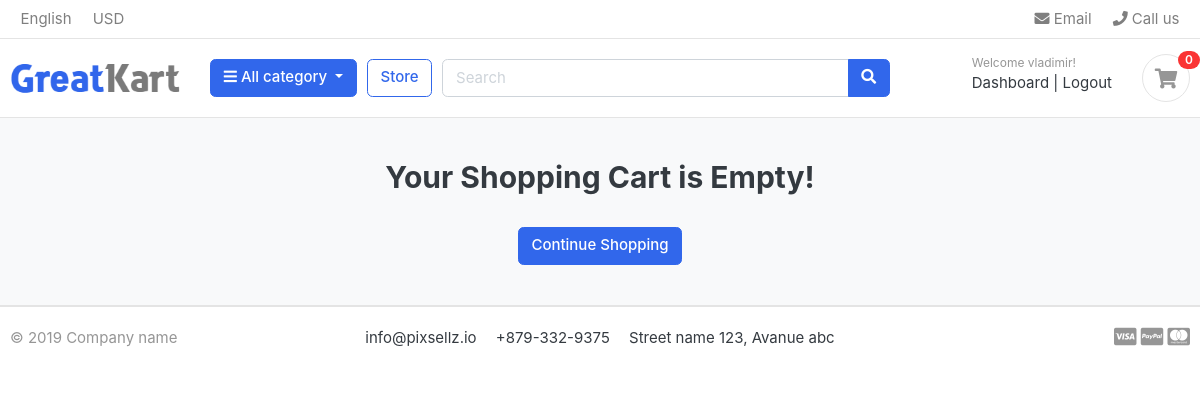
Before: /cart/ (signed in) with the older database file.
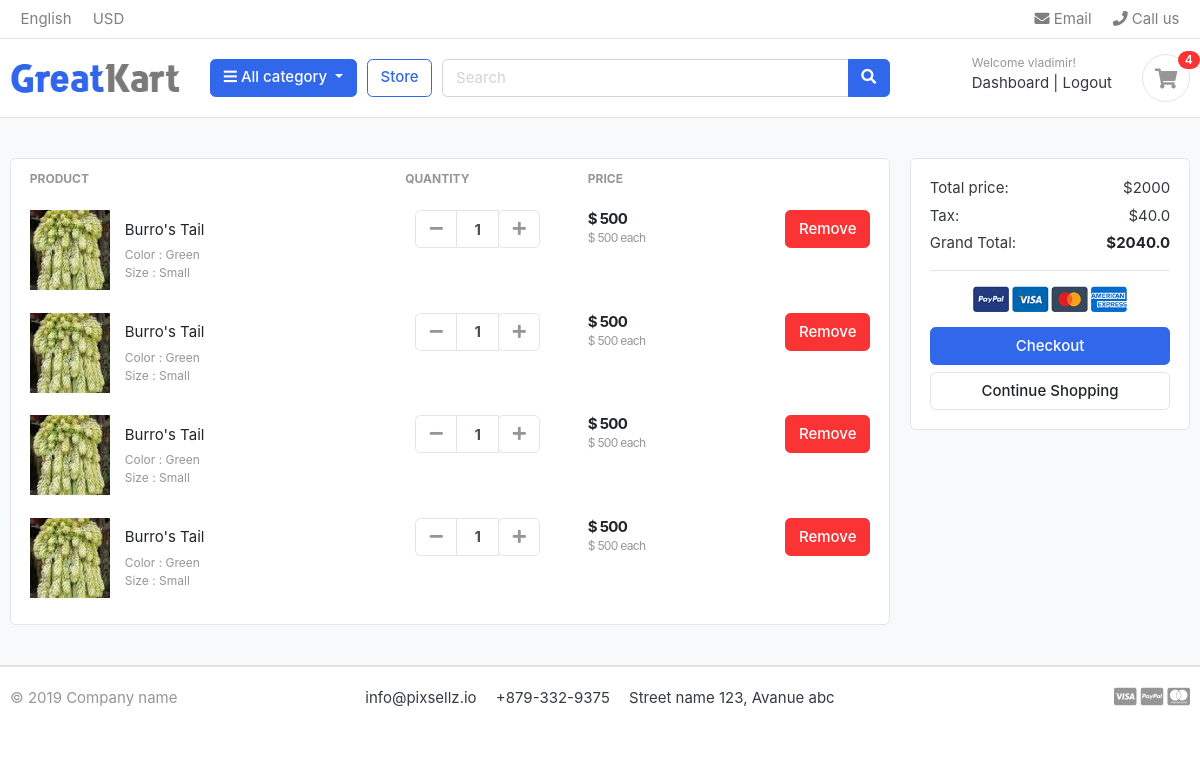
After: the same page with the newer database file.
### accounts/models.py (models this page shows, shortened)
class Account(AbstractBaseUser):
    first_name=models.CharField(max_length=50)
    last_name=models.CharField(max_length=50)
    username=models.CharField(max_length=50, unique=True)
    email=models.EmailField(max_length=100, unique=True)
    phone_number=models.CharField(max_length=50)
    date_joined=models.DateTimeField(auto_now_add=True)
    last_login=models.DateTimeField(auto_now_add=True)
    is_admin=models.BooleanField(default=False)
    is_staff=models.BooleanField(default=False)
    is_active=models.BooleanField(default=False)
    is_superadmin=models.BooleanField(default=False)
    USERNAME_FIELD= 'email'
    REQUIRED_FIELDS=['username','first_name','last_name']
    objects=MyAccountManager()

### carts/models.py (models this page shows, shortened)
class CartItem (models.Model):
    user    = models.ForeignKey(Account, on_delete=models.CASCADE, null =True)
    product =  models.ForeignKey(Product, on_delete=models.CASCADE)
    variations = models.ManyToManyField(Variation, blank=True)#many products many variations
    cart    =  models.ForeignKey(Cart, on_delete=models.CASCADE,null=True)
    quantity=  models.IntegerField()
    is_active= models.BooleanField(default=True)
    def sub_total(self):
        return self.product.price * self.quantity

### store/models.py (models this page shows, shortened)
class Product(models.Model):
    product_name    =   models.CharField(max_length=200, unique=True)
    slug            =   models.SlugField(max_length=200, unique=True)
    description     =   models.TextField(max_length=500, blank=True)
    price           =   models.IntegerField()
    images          =   models.ImageField(upload_to='photos/products')
    stock           =   models.IntegerField()
    is_available    =   models.BooleanField(default=True)
    category        =   models.ForeignKey(Category,on_delete=models.CASCADE)
    created_date    =   models.DateTimeField(auto_now_add=True)
    modified_date   =   models.DateTimeField(auto_now=True)
    def get_url(self):
        return reverse('product_detail', args=[self.category.slug, self.slug])

class Variation(models.Model):
    product                 = models.ForeignKey(Product, on_delete=models.CASCADE)
    variation_category      = models.CharField(max_length=200, choices = variation_category_choice)
    variation_value         = models.CharField(max_length=100)
    is_active               = models.BooleanField(default=True)
    created_date            = models.DateTimeField(auto_now=True)
    objects = VariationManager()

### carts/views.py (the view)
# urls.py: path('', views.cart, name='cart'),
def cart(request, total=0, quantity=0, cart_items=None):
    try:
        tax=0
        grand_total=0
        if request.user.is_authenticated:
            cart_items=CartItem.objects.filter(user=request.user,is_active=True)
        else:
            cart  =  Cart.objects.get(cart_id=_cart_id(request))
            cart_items = CartItem.objects.filter(cart=cart,is_active=True)
        for cart_item in  cart_items:
            total += (cart_item.product.price * cart_item.quantity)
            quantity+= cart_item.quantity
        tax         =(2*total)/100
        grand_total  = total + tax
    except ObjectDoesNotExist:
        pass # just ignore it
    context ={
        'total'          :total,
        'quantity'      :quantity,
        'cart_items'    : cart_items,
        'tax'           : tax,
        'grand_total'   : grand_total,
    }
    return render(request, 'store/cart.html', context)

### templates/store/cart.html (shortened to what this page needs)
{% extends 'base.html' %}
{%load static%}
{%block content%}
<section class="section-content padding-y bg">
    <div class="container">
    {% if not cart_items %}
    <h2 class="text-center">Your Shopping Cart is Empty! </h2>
    <br>
    <div class="text-center">
         <a href = "{% url 'store' %}" class= "btn btn-primary"> Continue Shopping </a>
    </div>
    {%else%}
    <div class="row">
        <aside class="col-lg-9">
            <div class="card">
                <table class="table table-borderless table-shopping-cart">
                    <thead class="text-muted">
                        <tr class="small text-uppercase">
                            <th scope="col">Product</th>
                            <th scope="col" width="120">Quantity</th>
                            <th scope="col" width="120">Price</th>
                            <th scope="col" class="text-right" width="200"> </th>
                         </tr>
                    </thead>
                    <tbody>
                        {% for cart_item in cart_items %}
                        <tr>
                           <td>
                                <figure class="itemside align-items-center">
                                     <div class="aside">
                                        <img src="{{ cart_item.product.images.url }}" class="img-sm">
                                    </div>
                                    <figcaption class="info">
                                        <a href="{{  cart_item.product.get_url }}" class="title text-dark">{{cart_item.product.product_name }}</a>
                                        <p class="text-muted small">
                                            {% if cart_item.variations.all %}
                                            {% for item in cart_item.variations.all %}
                                              {{ item.variation_category | capfirst }}  : {{ item.variation_value | capfirst }} <br>
                                            {% endfor %}
                                            {% endif %}
                                         </p>
                                    </figcaption>
                                </figure>
                            </td>
                            <td>
                        <div class="col">
                            <div class="input-group input-spinner">
                                <div class="input-group-prepend">
                                <a href = "{% url 'remove_cart' cart_item.product.id cart_item.id %}" class="btn btn-light" type="button" id="button-plus"> <i class="fa fa-minus"></i></a>
                                </div>
                                <input type="text" class="form-control"  value="{{ cart_item.quantity }}">
                                <div class="input-group-append">
                                    <form action="{% url 'add_cart' cart_item.product.id %}" method="POST">
                                        <button class = "btn btn-light" type="submit" id="button-minus"><i class="fa fa-plus"></i> </button>
                                    </form>
                                </div>
                            </div>
                        </div>
        </td>
        <td>
            <div class="price-wrap">
                <var class="price">$ {{ cart_item.sub_total }}</var>
                <small class="text-muted"> $ {{ cart_item.product.price }} each </small>
            </div>
        </td>
        <td class="text-right">
        <a href="{% url 'remove_cart_item' cart_item.product.id cart_item.id %}" onclick="return confirm('Are you sure?')" class="btn btn-danger"> Remove</a>
        </td>
    </tr>
        {%endfor%}
    </tbody>
    </table>
    </div>
        </aside>
        <aside class="col-lg-3">
            <div class="card">
            <div class="card-body">
                <dl class="dlist-align">
                  <dt>Total price:</dt>
                  <dd class="text-right">${{total}}</dd>
                </dl>
                <dl class="dlist-align">
                  <dt>Tax:</dt>
                  <dd class="text-right"> ${{tax}}</dd>
                </dl>
                <dl class="dlist-align">
                  <dt>Grand Total:</dt>
                  <dd class="text-right text-dark b"><strong>${{grand_total}}</strong></dd>
                </dl>
                <hr>
                <p class="text-center mb-3">
                    <img src="{%static './images/misc/payments.png'%}" height="26">
                </p>
                <a href="./place-order.html" class="btn btn-primary btn-block"> Checkout </a>
                <a href="{%url 'store'%}" class="btn btn-light btn-block">Continue Shopping</a>
            </div>
            </div>
    </aside>
    </div>
    {%endif%}
    </div>
    </section>
    {% endblock %}

### templates/base.html (shortened to what this page needs)
{% load static %}
{% load livereload_tags %}
<!DOCTYPE HTML>
<html lang="en">
<head>
<link href="{% static 'css/bootstrap.css'%}" rel="stylesheet" type="text/css"/>
<link href="{% static 'fonts/fontawesome/css/all.min.css' %}" type="text/css" rel="stylesheet">
<link href="{% static 'css/ui.css' %}" rel="stylesheet" type="text/css"/>
<link href="{% static 'css/responsive.css' %}" rel="stylesheet" media="only screen and (max-width: 1200px)" />
</head>
<body>
{% include 'includes/navbar.html' %}
    {% block content %}{% endblock %}
    {% include 'includes/footer.html' %}

### templates/includes/navbar.html (shortened to what this page needs)
{% load static %}
<header class="section-header">
    <nav class="navbar p-md-0 navbar-expand-sm navbar-light border-bottom">
    <div class="container">
      <div class="collapse navbar-collapse" id="navbarTop4">
        <ul class="navbar-nav mr-auto">
            <li class="nav-item dropdown">
                 <a href="#" class="nav-link">   English </a>
            </li>
            <li class="nav-item dropdown">
                <a href="#" class="nav-link"> USD </a>
            </li>
        </ul>
        <ul class="navbar-nav">
            <li><a href="#" class="nav-link"> <i class="fa fa-envelope"></i> Email </a></li>
            <li><a href="#" class="nav-link"> <i class="fa fa-phone"></i> Call us </a></li>
        </ul>
      </div>
    </div>
    </nav>
    <section class="header-main border-bottom">
        <div class="container">
    <div class="row align-items-center">
        <div class="col-lg-2 col-md-3 col-6">
            <a href="{%url 'home'%}" class="brand-wrap">
                <img class="logo" src="{% static '/images/logo.png'  %}">
            </a>
        </div>
        <div class="col-lg col-sm col-md col-6 flex-grow-0">
            <div class="category-wrap dropdown d-inline-block float-right">
                <button type="button" class="btn btn-primary dropdown-toggle" data-toggle="dropdown">
                    <i class="fa fa-bars"></i> All category
                </button>
            </div>
        </div>
        <a href="{% url 'store' %}" class="btn btn-outline-primary">Store</a>
        <div class="col-lg  col-md-6 col-sm-12 col">
            <form action="#" class="search">
                <div class="input-group w-100">
                    <input type="text" class="form-control" style="width:60%;" placeholder="Search">
                    <div class="input-group-append">
                      <button class="btn btn-primary" type="submit">
                        <i class="fa fa-search"></i>
                      </button>
                    </div>
                </div>
            </form>
        </div>
        <div class="col-lg-3 col-sm-6 col-8 order-2 order-lg-3">
                    <div class="d-flex justify-content-end mb-3 mb-lg-0">
                       {%if user.id is None %}
                        <div class="widget-header">
                            <small class="title text-muted">Welcome guest!</small>
                            <div>
                                <a href="{% url 'login' %}">Sign in</a> <span class="dark-transp"> | </span>
                                <a href="{% url 'register' %}"> Register</a>
                            </div>
                        </div>
                        {% else %}
                        <div class="widget-header">
                            <small class="title text-muted">Welcome {{user.first_name}}!</small>
                            <div>
                                <a href="{% url 'dashboard' %}">Dashboard</a> <span class="dark-transp"> | </span>
                                <a href="{% url 'logout' %}"> Logout</a>
                            </div>
                        </div>
                        {% endif %}
                        <a href="{% url 'cart' %}" class="widget-header pl-3 ml-3">
                            <div class="icon icon-sm rounded-circle border"><i class="fa fa-shopping-cart"></i></div>
                            <span class="badge badge-pill badge-danger notify">{{cart_count}}</span>
                        </a>
                    </div>
                </div>
    </div>
        </div>
    </section>
    </header>

### templates/includes/footer.html
<footer class="section-footer border-top">
	<div class="container">
		<section class="footer-bottom border-top row">
			<div class="col-md-2">
				<p class="text-muted"> &copy 2019 Company name </p>
			</div>
			<div class="col-md-8 text-md-center">
				<span  class="px-2">info@pixsellz.io</span>
				<span  class="px-2">+879-332-9375</span>
				<span  class="px-2">Street name 123, Avanue abc</span>
			</div>
			<div class="col-md-2 text-md-right text-muted">
				<i class="fab fa-lg fa-cc-visa"></i>
				<i class="fab fa-lg fa-cc-paypal"></i>
				<i class="fab fa-lg fa-cc-mastercard"></i>
			</div>
		</section>
	</div>
</footer>

Changed rows visible on the page:
added CartItem: product.images (picture), product.product_name "Burro's Tail", quantity "1", sub_total "500", product.price "500"
now on this page (row unchanged): Variation: variation_category "Color", variation_value "Green"
now on this page (row unchanged): Variation: variation_category "Size", variation_value "Small"
added CartItem: product.images (picture), product.product_name "Burro's Tail", quantity "1", sub_total "500", product.price "500"
added CartItem: product.images (picture), product.product_name "Burro's Tail", quantity "1", sub_total "500", product.price "500"
added CartItem: product.images (picture), product.product_name "Burro's Tail", quantity "1", sub_total "500", product.price "500"
Other visible differences:
{{ cart_count }}: "0" → "4"
{{ total }}: (not shown) → "2000"
{{ tax }}: (not shown) → "40.0"
{{ grand_total }}: (not shown) → "2040.0"
text no longer shown: "Your Shopping Cart is Empty!"
text now shown: "PRODUCT QUANTITY PRICE Total price: $ Tax: $ Grand Total: $ Checkout"
